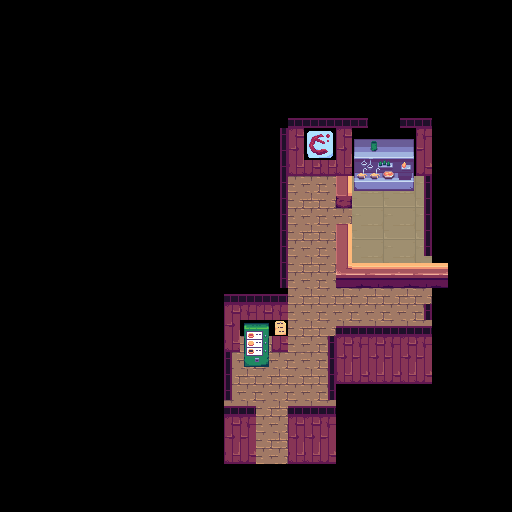

A level layout from a 2D game, rendered from its tile map. Below: a short description, then the map file with tile-grid data replaced by summaries:
An orthogonal 32x32 tile map with 16x16 px tiles, 5 tile layers (background, midground, buildings, foreground, ...), 2 tilesets and 1 object.

<map version="1.2" tiledversion="1.3.0" orientation="orthogonal" renderorder="right-down" compressionlevel="0" width="32" height="32" tilewidth="16" tileheight="16" infinite="0" nextlayerid="13" nextobjectid="86">
 <tileset firstgid="1" source="BackgroundMasterSpriteSheet.tsx" />
 <tileset firstgid="10001" source="ForegroundTileset.tsx" />
 <layer id="1" name="background" width="32" height="32">
  <data>[1024 cells, 162 non-empty, 8 distinct tile ids]</data>
 </layer>
 <layer id="3" name="midground" width="32" height="32">
  <data>[1024 cells, 0 non-empty, 0 distinct tile ids]</data>
 </layer>
 <layer id="2" name="buildings" width="32" height="32">
  <data>[1024 cells, 0 non-empty, 0 distinct tile ids]</data>
 </layer>
 <layer id="4" name="foreground" width="32" height="32">
  <data>[1024 cells, 142 non-empty, 49 distinct tile ids]</data>
 </layer>
 <layer id="6" name="front" width="32" height="32">
  <data>[1024 cells, 0 non-empty, 0 distinct tile ids]</data>
 </layer>
 <objectgroup id="5" name="Portal">
  <object id="85" x="256" y="457" width="34" height="27">
   <properties>
    <property name="portal" value="RamenShop,TestIsland,false,0,-112" />
   </properties>
  </object>
 </objectgroup>
 <objectgroup id="12" name="CharacterSpawnZone" />
 <objectgroup id="9" name="SpecialZone" />
 <objectgroup id="11" name="MusicZones" />
 <objectgroup id="10" name="ComplexShapes" />
</map>
